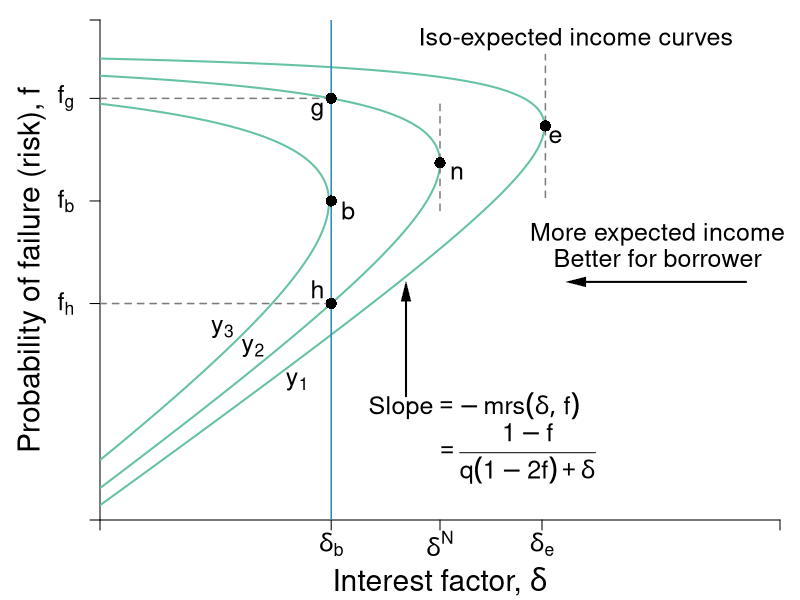

Write R code to recreate this figure.
#Graph Designer: Simon Halliday
#Authors: Bowles, Foley and Halliday
#Title: Coordination, Conflict and Competition: A Text in Microeconomics

library(shape)
pdf(file = "credit/non_contractual_brf_part_a.pdf", width = 8, height = 6)

#Set parameters for graphics
axislabelsize <- 1.8
labelsize <- 1.5
namesize <- 1.8
annotatesize <- 1.5
graphlinewidth <- 2
segmentlinewidth <- 1.5

COL <- c("#7fc97f", "#beaed4", "#fdc086", "#ffff99", "#386cb0", "#f0027f", "#bf5b17", "#666666")
COLA <- c("#e0f3db", "#99d8c9","#66c2a4","#41ae76", "#238b45", "#005824")
COLB <- c("#c6dbef", "#4eb3d3", "#2b8cbe", "#0868ac","#084081")
grays <- gray.colors(25, start = 1, end = 0)

#Edited the margins to cater for the larger LHS labels
par(mar =  c(4, 5, 1, 1))

brfFn <- function(delta, mu = 1) {
  .5 + (delta / (2 * mu)) 
}

isoreturnFn <- function(delta, pi=0.125) {
  1 - (pi)/delta
}


yFn <- function(d1, f1, mu = 1){
  mu*f1*(1 - f1) - d1*(1 - f1)
}

ylow <- function(delta, mu = 1, ybar = 0.03){
  (-sqrt(delta^2 - 2*delta*mu + mu^2 - 4*mu*ybar) + delta + mu)/(2*mu)
}

yhigh <- function(delta, mu = 1, ybar = 0.03){
  (sqrt(delta^2 - 2*delta*mu + mu^2 - 4*mu*ybar) + delta + mu)/(2*mu)
}

xlims <- c(0, 1)
ylims <- c(0, 1.05)

npts <- 501 
d1 <- seq(xlims[1], xlims[2], length.out = npts)
f1 <- seq(ylims[1], ylims[2], length.out = npts) 
a <- c(0.03, 0.0625, 0.11)

plot(0, 0, xlim = xlims, ylim = ylims, type = "n",
     xlab = expression(paste("")),
     ylab = expression(paste("")), 
     xaxt = "n", 
     yaxt = "n", 
     cex.lab = axislabelsize, 
     bty = "n", 
     xaxs="i", 
     yaxs="i"
)


# ticksy <- seq(from = 0, to = ylims[2], by = 0.1)
# ylabels <- seq(from = 0, to = ylims[2], by = 0.1)
# ticksx <- seq(from = 0, to = xlims[2], by = 0.1)
# xlabels <- seq(from = 0, to = xlims[2], by = 0.1)
#ticksy <- c(ylims[1], 0.5, brfFn(delta = 0.34), brfFn(delta = 0.5), brfFn(delta = 0.65), yhigh(delta = 0.5), ylims[2])
#ticksy <- c(ylims[1], 0.5, brfFn(delta = 0.34), NA, brfFn(delta = 0.5), NA, NA, ylims[2])
ticksy <- c(ylims[1], NA, NA, ylow(delta = 0.34, ybar = 0.0625), brfFn(delta = 0.34), NA, yhigh(delta = 0.34, ybar = 0.0625), ylims[2])

ylabels <- c(NA, NA, NA, NA,NA,NA, NA, NA)
#ylabels <- c(NA, expression(paste(f == frac(1,2))), expression(paste(f^d)), expression(paste(f*(delta^L) )),  expression(paste(f*(delta^n) == frac(3,4))),expression(paste(f*(delta^H) )), expression(paste(f^e)), NA)
ticksx <- c(xlims[1], 0.34, 0.5, 0.65, xlims[2])
xlabels <- c(NA,  expression(paste(delta[b])), expression(paste(delta^N)), expression(paste(delta[e])), NA)

axis(1, at = ticksx, pos = 0, labels = xlabels, cex.axis = labelsize)
axis(2, at = ticksy, pos = 0, labels = ylabels, las = 1,cex.axis = labelsize)

#ylabels <- c(NA, expression(paste(f == frac(1,2))), expression(paste(f^d)), expression(paste(f*(delta^L) )),  expression(paste(f*(delta^n) == frac(3,4))),expression(paste(f*(delta^H) )), expression(paste(f^e)), NA)
#text(-0.08, 0.45, expression(paste(f == frac(1,2))), cex = labelsize, xpd =TRUE)

text(-0.05, ylow(delta = 0.34, ybar = 0.0625), expression(paste(f[h])), cex = labelsize, xpd =TRUE)
#text(-0.07, 0.665, expression(paste(f*(delta^L) )), cex = labelsize, xpd =TRUE)
#text(-0.105, 0.753, expression(paste(f*(delta^N) ==frac(3,4) )), cex = labelsize, xpd =TRUE)
#text(-0.07, 0.832, expression(paste(f*(delta^n))), cex = labelsize, xpd =TRUE)
#text(-0.07, 0.93, expression(paste(f*(delta^H) )), cex = labelsize, xpd =TRUE)
text(-0.05, brfFn(delta = 0.34), expression(paste(f[b])), cex = labelsize, xpd =TRUE)
text(-0.05, yhigh(delta = 0.34, ybar = 0.0625), expression(paste(f[g])), cex = labelsize, xpd =TRUE)
# y-labels with numeric values
# text(-0.0905, 0.48, expression(paste(frac(1,2) == f)), cex = labelsize, xpd =TRUE)
# text(-0.05, 0.58, expression(paste(0.57 == f^d)), cex = labelsize, xpd =TRUE)
# text(-0.07, 0.66, expression(paste(0.67 == f*(delta^L) )), cex = labelsize, xpd =TRUE)
# text(-0.105, 0.76, expression(paste(frac(3,4) == f*(delta^n))), cex = labelsize, xpd =TRUE)
# text(-0.07, 0.84, expression(paste(0.83 == f*(delta^n) )), cex = labelsize, xpd =TRUE)
# text(-0.07, 0.93, expression(paste(0.93 == f*(delta^H) )), cex = labelsize, xpd =TRUE)
# text(-0.05, 1.05, expression(paste(1.05f^e)), cex = labelsize, xpd =TRUE)


npts <- 503 
xx1 <- seq(xlims[1], xlims[2], length.out = npts)
xx2 <- seq(0, 1, length.out = npts)

#Draw the graphs
#lines(xx1, brfFn(xx1), col = COLA[4], lwd = graphlinewidth)

#Axis labels
mtext(expression(paste("Interest factor, ", delta)), side = 1, line = 3, cex = axislabelsize)
text(-0.1, 0.5*(ylims[2]), expression(paste("Probability of failure (risk), ", f)), xpd = TRUE, cex = axislabelsize, srt = 90) 

#Contour lines
contour(d1, f1,
        outer(d1, f1, yFn),
        drawlabels = FALSE,
        col = COLA[3],
        lwd = graphlinewidth,
        levels = a,
        xaxs="i",
        yaxs="i",
        add = TRUE)

segments(0.5, 0.65, 0.5, yhigh(delta = 0.5) - 0.05, lty = 2, col = grays[20] , lwd = segmentlinewidth)
segments(0, yhigh(delta = 0.34, ybar = 0.0625), 0.34, yhigh(delta = 0.34, ybar = 0.0625), lty = 2, col = grays[20] , lwd = segmentlinewidth)
segments(0, ylow(delta = 0.34, ybar = 0.0625), 0.34, ylow(delta = 0.34, ybar = 0.0625), lty = 2, col = grays[20] , lwd = segmentlinewidth)

segments(0.34, 0, 0.34, ylims[2], lty = 1, col = COLB[3], lwd = segmentlinewidth)
segments(0.655, brfFn(delta = 0.655) - 0.15, 0.655, brfFn(delta = 0.655) + 0.15, lty = 2, col = grays[20] , lwd = segmentlinewidth)

#segments(0, brfFn(delta = 0.5), 0.5, brfFn(delta = 0.5), lty = 2, col = "gray" , lwd = segmentlinewidth)

# 
# segments(8, 0, 8,indiffA(x = 8)  , lty = 2, col = "gray" , lwd = segmentlinewidth)
# segments(0, indiffA(x = 8) , 8,indiffA(x = 8)  , lty = 2, col = "gray" , lwd = segmentlinewidth)

text(0.5+ 0.025, brfFn(delta = 0.5) - 0.02, expression(paste(n)), cex = labelsize)
points(0.5, brfFn(delta = 0.5), pch = 16, col = "black", cex = 1.5)
text(0.34+ 0.025, brfFn(delta = 0.34) - 0.02, expression(paste(b)), cex = labelsize)
points(0.34, brfFn(delta = 0.34), pch = 16, col = "black", cex = 1.5)
text(0.65 + 0.02, brfFn(delta = 0.65) - 0.02, expression(paste(e)), cex = labelsize)
points(0.655, brfFn(delta = 0.655), pch = 16, col = "black", cex = 1.5)

#Points g and h on the Nash iso-expected income
#but on the lower delta for delta[b]
text(0.34 - 0.02, ylow(delta = 0.34, ybar = 0.0625) + 0.03, expression(paste(h)), cex = labelsize)
points(0.34, ylow(delta = 0.34, ybar = 0.0625), pch = 16, col = "black", cex = 1.5)
text(0.34 - 0.02, yhigh(delta = 0.34, ybar = 0.0625) - 0.028, expression(paste(g)), cex = labelsize)
points(0.34, yhigh(delta = 0.34, ybar = 0.0625), pch = 16, col = "black", cex = 1.5)



text(0.7, 1.01, expression(paste("Iso-expected income curves")), cex = labelsize)
#text(0.3, 1.01, expression(paste(y[1] == y^L)), cex = labelsize)
#text(0.3, 0.88, expression(paste(y[2] == y^{NE})), cex = labelsize)
#text(0.2, 0.75, expression(paste(y[3] == y^H)), cex = labelsize)
text(0.29, 0.29, expression(paste(y[1])), cex = labelsize)
text(0.225, 0.36, expression(paste(y[2])), cex = labelsize)
text(0.18, 0.4, expression(paste(y[3])), cex = labelsize)
text(0.55, 0.24, expression(paste("Slope", phantom() == -mrs(delta, f))), cex = labelsize)
text(0.61, 0.14, expression(paste(phantom() == frac(1 - f, q*(1 - 2*f) + delta))), cex = labelsize)
Arrows(0.45, 0.26, 0.45, 0.48, col = "black", lty = 1, lwd = 2, arr.type = "triangle", arr.lwd = 0.5)


text(0.82, 0.6, expression(paste("More expected income")), cex = labelsize, xpd = TRUE)
text(0.82, 0.55, expression(paste("Better for borrower")), cex = labelsize,xpd = TRUE)
Arrows(0.95, 0.5, 0.7, 0.5, col = "black", lty = 1, lwd = 2, arr.type = "triangle", arr.lwd = 0.5)


#text(0.85, 0.68, expression(paste("A's Best Response")), cex = labelsize, xpd  = TRUE)
#text(0.85, 0.63, expression(paste("function")), cex = labelsize, xpd  = TRUE)
#text(0.86, 0.55, expression(paste("Slope ", phantom() == frac(1, 2*q))), cex = labelsize, xpd  = TRUE)
#Arrows(0.85, 0.73, 0.85, 0.89, col = "black", lty = 1, lwd = 2, arr.type = "triangle", arr.lwd = 0.5)

dev.off()
